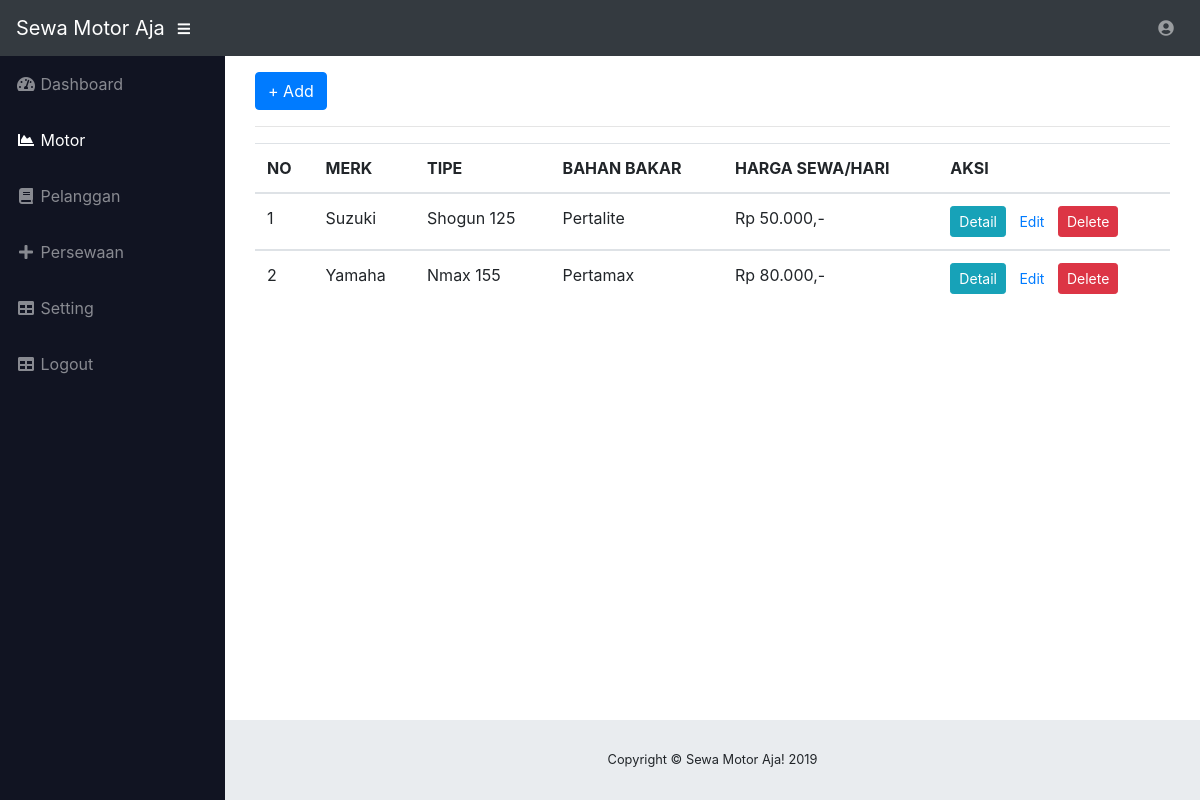
The page /index.php/login/motor on the database its author committed.
### tables this page shows
CREATE TABLE `motor` (
  `id_motor` int(11) NOT NULL,
  `merk` varchar(50) NOT NULL,
  `tipe` varchar(50) NOT NULL,
  `bbm` varchar(50) NOT NULL,
  `harga` int(11) NOT NULL,
  `foto` varchar(100) NOT NULL
);

### application/controllers/Login.php (called while the page is built, shortened)
<?php
 class Login extends CI_Controller
 {
 	public function __construct()
 	{
 		$this->load->model('Modelku');
 		$this->load->helper('url');
 		$this->load->database();
 	}
 	public function motor()
 	{
 		$data['motor'] = $this->Modelku->Ambil_Motor();
 		$this->load->view('template/header');
		$this->load->view('template/menu2');
		$this->load->view('admin/motor',$data);
		$this->load->view('template/footer');
 	}
 }

### index.php (called while the page is built, shortened)
<?php
require_once BASEPATH.'core/CodeIgniter.php';

### application/models/Modelku.php (called while the page is built, shortened)
<?php
class Modelku extends CI_Model
{
	public function Ambil_Motor()
	{
		return $this->db->get('motor')->result_array();
	}
}

### application/views/admin/motor.php (the view, shortened to what this page needs)
<div class="container">
	<a href="<?php echo base_url('login/tambah_motor') ?>" class="btn btn-primary">+ Add</a>
	<hr>
		<?php
			$i=1; echo $this->session->flashdata('tambah');
			function rupiah($angka)
		 	{
				$hasil_rupiah = "Rp " . number_format($angka,0,',','.') . ",-";
				return $hasil_rupiah;
			}
		?>
	<table class="table table-border table-hover">
	  <thead>
		<tr>
			<th>NO</th>
			<th>MERK</th>
			<th>TIPE</th>
			<th>BAHAN BAKAR</th>
			<th>HARGA SEWA/HARI</th>
			<th>AKSI</th>
		</tr>
	  </thead>
			<?php foreach ($motor as $motors) : ?>
	  <tbody>
		<tr>
				<td><?php echo "$i"; $i++; ?></td>
				<td><?php echo $motors['merk'] ?></td>
				<td><?php echo $motors['tipe'] ?></td>
				<td><?php echo $motors['bbm'] ?></td>
				<td><?php echo rupiah($motors['harga']) ?></td>
				<td>
					<a href="<?php echo base_url() ?>login/lihatMotor/<?php echo $motors['id_motor'] ?>" class="btn btn-info btn-sm">Detail</a>
					<a href="<?php echo base_url() ?>login/edit/<?php echo $motors['id_motor'] ?>" class="btn btn-link btn-sm">Edit</a>
					<a onclick="return confirm('Yakin mau menghapus data ini???')" href="<?php echo base_url() ?>login/hapus_motor/<?php echo $motors['id_motor'] ?>" class="btn btn-danger btn-sm">Delete</a>
				</td>
		</tr>
	  </tbody>
			<?php endforeach ?>
	</table>
</div>

### rows shown on the page
motor: merk "Suzuki", tipe "Shogun 125", bbm "Pertalite", harga "Rp 50.000,-"
motor: merk "Yamaha", tipe "Nmax 155", bbm "Pertamax", harga "Rp 80.000,-"
